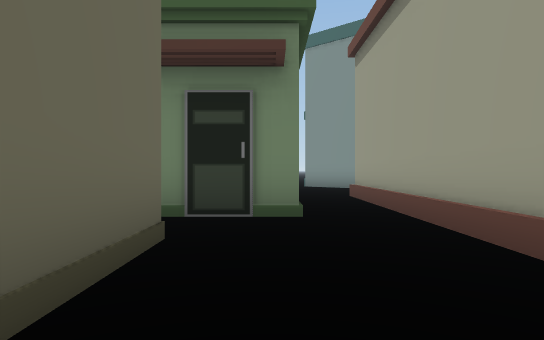
View 1 (above)

17 first-person views from a walk through a 3-D level made in the Unity game engine. The camera is 1.2 m above the floor, looks level and sees 75° across. The floor is counted in squares, 2 m on a side. Each view is taken from the middle of a square. On the plan, view 1 faces up. The plan holds only what a view shows up to about 10 squares ahead; the rest is blank. The place goes on beyond the plan. The player character is not drawn. Some animated figures are left out.

View 2
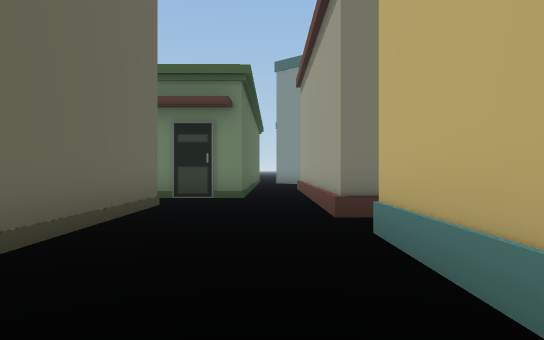

View 3
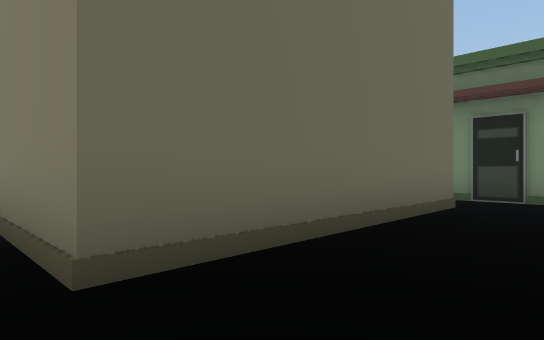

View 4
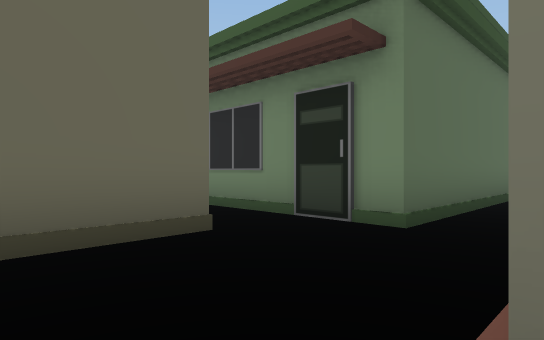

View 5
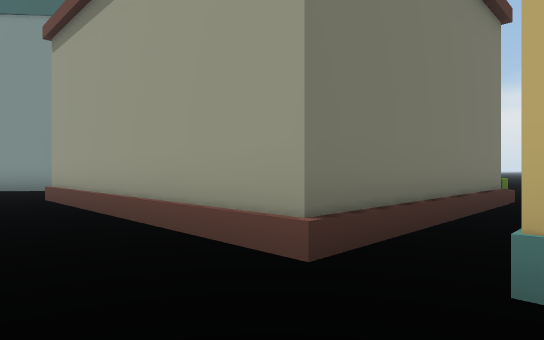

View 6
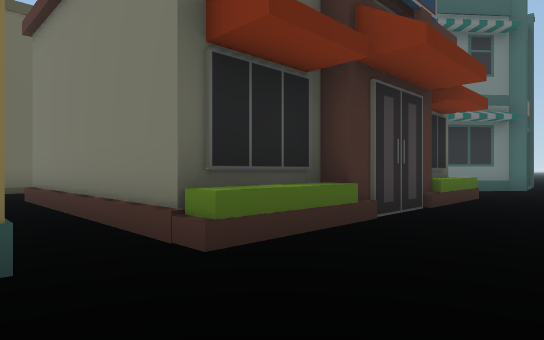

View 7
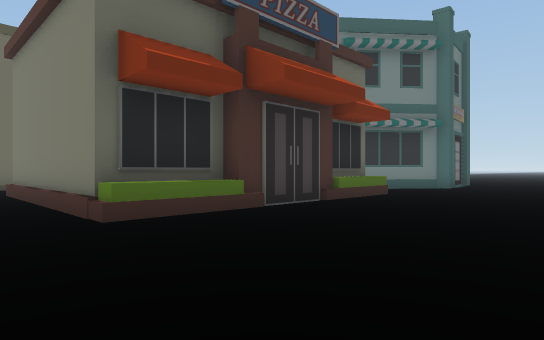

View 8
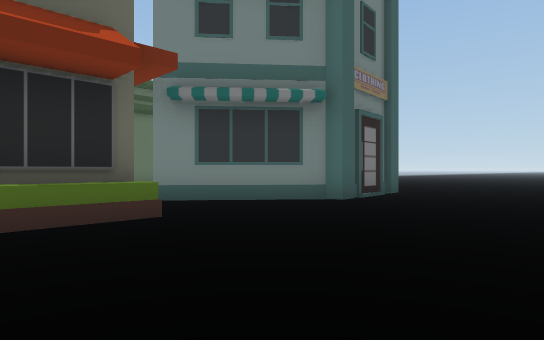

View 9
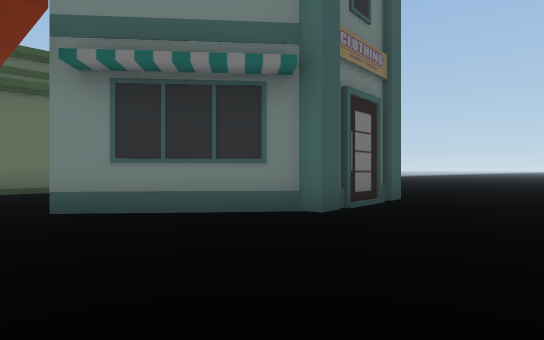

View 10
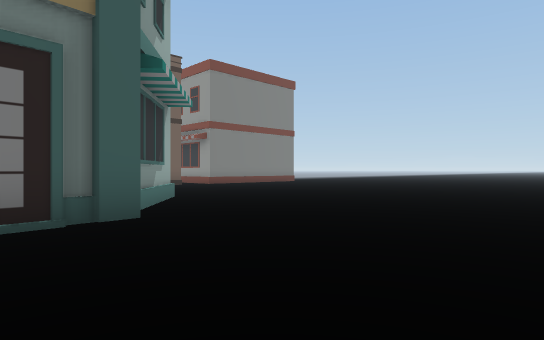

View 11
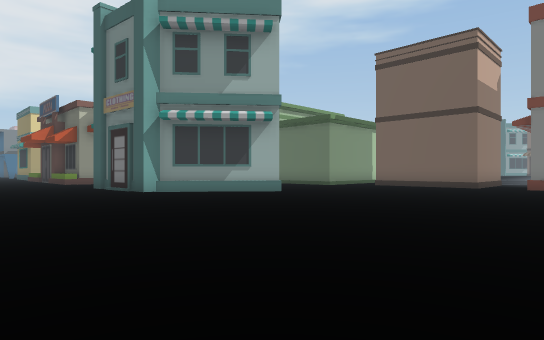

View 12
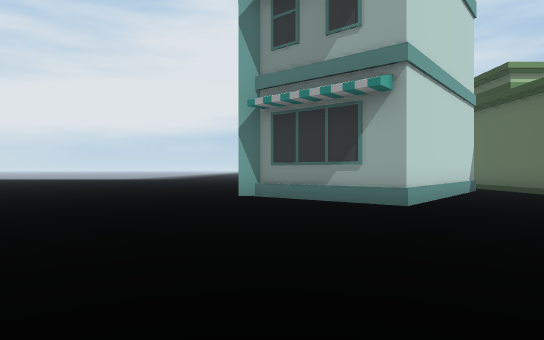

View 13
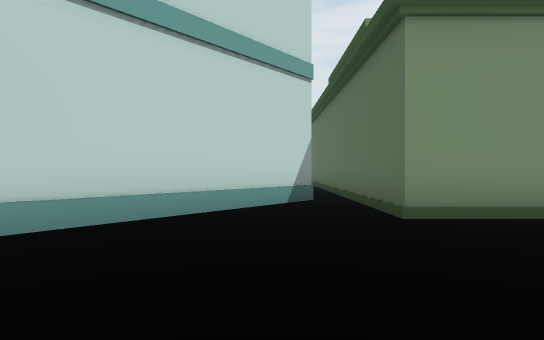

View 14
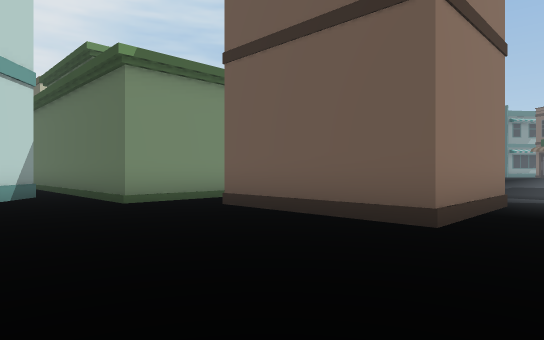

View 15
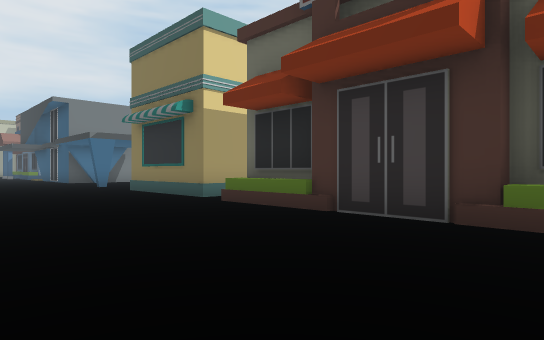

View 16
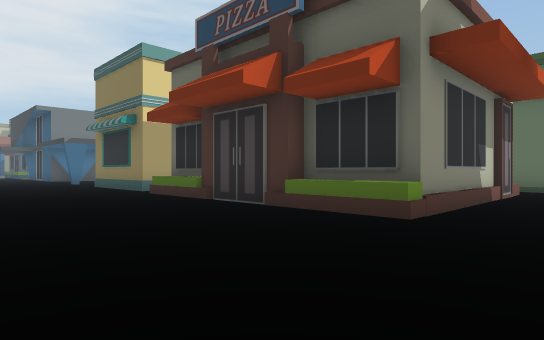

View 17
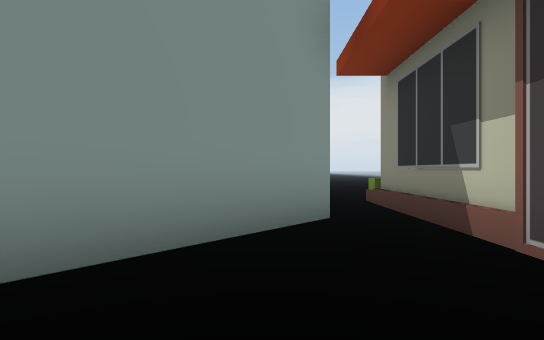

### Floor plan
Key: @ floor where view 1 was taken; # wall or solid block; . floor; ^ raised ledge; B building.
Columns run from 7 left of view 1 to 12 right of it. Each row starts with its distance up from view 1.
 24                 .. .
 23          ..........
 22         ...........
 21 ......  ...........
 20 ...####  ..........
 19       #   .........
 18       #   .........
 17       #.....B.......
 16       .....BBB......
 15      BBB..BB BB.....
 14        B.BB   B.....
 13        BBB     B....
 12        B.BB   BB...
 11        B...B BB...
 10        B....BB......
  9        B...........
  8      BBB.BBBBBBB...
  7        B.B    BB....
  6        B.B    B.....
  5     BBBB.B    B...
  4       ...B    B....
  3       #..B    BB...
  2       #..BBBBBBB...
  1       #............
  0       #@ ^   ##.....
 -1       #  #    #....
 -2     ###  #    #....
 -3         .     #....

Positions as (right, up) in squares from view 1, and headings:
1: (0, 0), facing up
2: (1, -3), facing up
3: (1, -3), facing up-left
4: (2, 1), facing up-left
5: (0, 0), facing up-right
6: (10, 0), facing up-left
7: (12, 0), facing up-left
8: (12, 6), facing up-left
9: (11, 8), facing up-left
10: (12, 13), facing up-left
11: (12, 24), facing down-left
12: (7, 23), facing down
13: (2, 20), facing down
14: (3, 22), facing down-left
15: (12, 7), facing down-left
16: (12, 10), facing down-left
17: (1, 10), facing right
